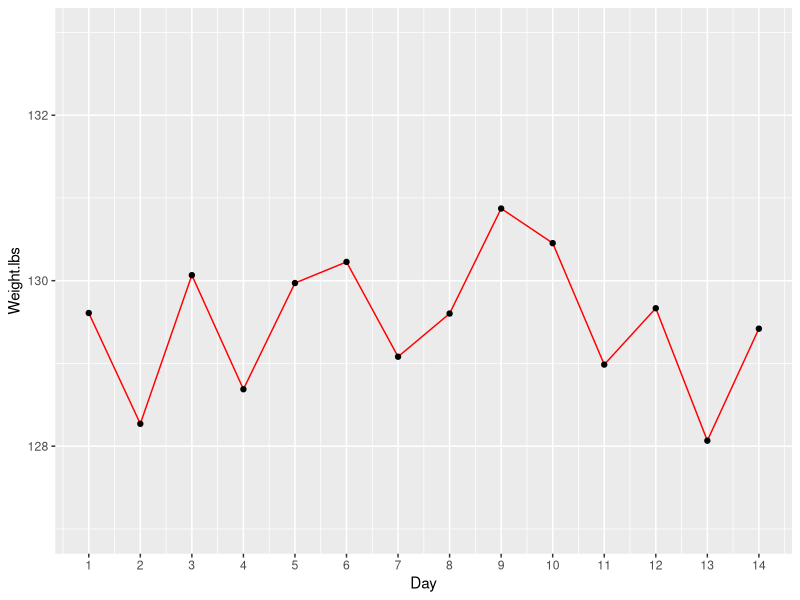

This figure's R source:
## ---- chunk 1
require(ggplot2)
figcount <- 0  #this counter is incremented when a new figure is created for this chapter
## ---- chunk 2
figcount <- figcount+1 #Counts figures for this chapter, so they are updated as needed.

df <- data.frame(Day=1:14,
                 Weight.lbs=rnorm(14,mean=130,sd=1))

p <- ggplot(data=df, aes(x=Day, y=Weight.lbs, group=1)) +
  geom_line(color="red")+
  geom_point()
 
p1<-p + scale_x_continuous(breaks=seq(1,14,1))
p2<- p1+ylim(c(127,133))
figfilename <- paste0('Fig1.',figcount,'.jpg')
ggsave(figfilename, p2, 
  scale = 1, width = 6, height = 3, units = c("in"),
  dpi = 300)

